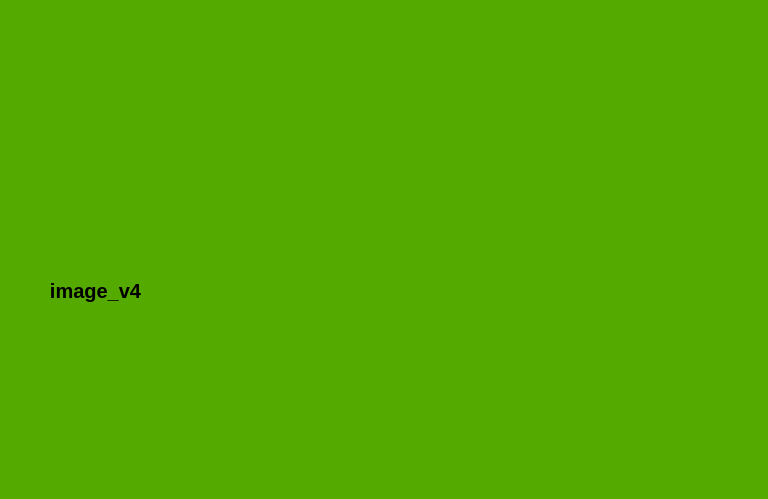
<?xml version="1.0" encoding="UTF-8"?>
<ui version="4.0">
 <class>MainWindow</class>
 <widget class="QMainWindow" name="MainWindow">
  <property name="geometry">
   <rect>
    <x>0</x>
    <y>0</y>
    <width>768</width>
    <height>499</height>
   </rect>
  </property>
  <property name="windowTitle">
   <string>MainWindow</string>
  </property>
  <property name="styleSheet">
   <string notr="true">background-color: rgb(85, 170, 0);</string>
  </property>
  <widget class="QWidget" name="centralwidget">
   <widget class="QLabel" name="imagen">
    <property name="geometry">
     <rect>
      <x>200</x>
      <y>210</y>
      <width>291</width>
      <height>231</height>
     </rect>
    </property>
    <property name="styleSheet">
     <string notr="true">



image: url(:/ejercicios/elyochi.jpg);</string>
    </property>
    <property name="text">
     <string>&lt;html&gt;&lt;head/&gt;&lt;body&gt;&lt;p&gt;&lt;br/&gt;&lt;/p&gt;&lt;/body&gt;&lt;/html&gt;</string>
    </property>
    <property name="alignment">
     <set>Qt::AlignCenter</set>
    </property>
   </widget>
   <widget class="QLabel" name="label_2">
    <property name="geometry">
     <rect>
      <x>10</x>
      <y>260</y>
      <width>171</width>
      <height>61</height>
     </rect>
    </property>
    <property name="font">
     <font>
      <pointsize>15</pointsize>
      <weight>75</weight>
      <bold>true</bold>
     </font>
    </property>
    <property name="text">
     <string>image_v4</string>
    </property>
    <property name="alignment">
     <set>Qt::AlignCenter</set>
    </property>
   </widget>
   <widget class="QLabel" name="label_3">
    <property name="geometry">
     <rect>
      <x>40</x>
      <y>40</y>
      <width>151</width>
      <height>81</height>
     </rect>
    </property>
    <property name="font">
     <font>
      <pointsize>15</pointsize>
      <weight>75</weight>
      <bold>true</bold>
     </font>
    </property>
    <property name="text">
     <string/>
    </property>
    <property name="pixmap">
     <pixmap resource="../Archivos/Recursos.qrc">:/ejercicios/FIT_logo_vertical.png</pixmap>
    </property>
    <property name="scaledContents">
     <bool>true</bool>
    </property>
    <property name="alignment">
     <set>Qt::AlignCenter</set>
    </property>
   </widget>
   <widget class="QLabel" name="label_4">
    <property name="geometry">
     <rect>
      <x>540</x>
      <y>50</y>
      <width>151</width>
      <height>81</height>
     </rect>
    </property>
    <property name="font">
     <font>
      <pointsize>15</pointsize>
      <weight>75</weight>
      <bold>true</bold>
     </font>
    </property>
    <property name="text">
     <string/>
    </property>
    <property name="pixmap">
     <pixmap resource="../Archivos/Recursos.qrc">:/ejercicios/log_uat_nuevo.png</pixmap>
    </property>
    <property name="scaledContents">
     <bool>true</bool>
    </property>
    <property name="alignment">
     <set>Qt::AlignCenter</set>
    </property>
   </widget>
   <widget class="QLabel" name="label_5">
    <property name="geometry">
     <rect>
      <x>550</x>
      <y>250</y>
      <width>151</width>
      <height>141</height>
     </rect>
    </property>
    <property name="font">
     <font>
      <pointsize>15</pointsize>
      <weight>75</weight>
      <bold>true</bold>
     </font>
    </property>
    <property name="text">
     <string/>
    </property>
    <property name="pixmap">
     <pixmap resource="../Archivos/Recursos.qrc">:/ejercicios/wero.jpg</pixmap>
    </property>
    <property name="scaledContents">
     <bool>true</bool>
    </property>
    <property name="alignment">
     <set>Qt::AlignCenter</set>
    </property>
   </widget>
  </widget>
  <widget class="QMenuBar" name="menubar">
   <property name="geometry">
    <rect>
     <x>0</x>
     <y>0</y>
     <width>768</width>
     <height>26</height>
    </rect>
   </property>
  </widget>
  <widget class="QStatusBar" name="statusbar"/>
 </widget>
 <resources>
  <include location="../Archivos/Recursos.qrc"/>
 </resources>
 <connections/>
</ui>
